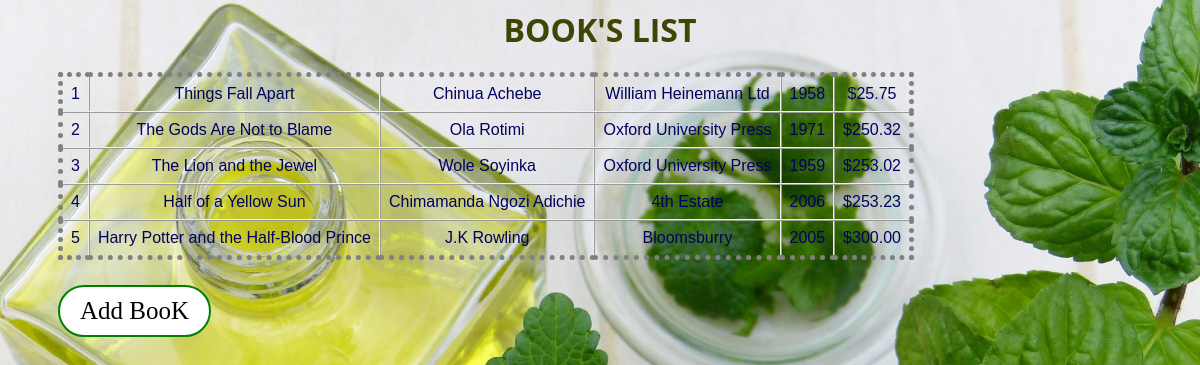
The app's page /library/book/ with its own data.
### library/models.py (models this page shows)
class Book(models.Model):
    Title = models.CharField(max_length=255, default="")
    Author = models.CharField(max_length=255, default="")
    Publisher = models.CharField(max_length=255, default="")
    Year = models.CharField(max_length=4, default="")
    Price = models.DecimalField(max_digits=15, decimal_places=2)

### library/views.py (the view)
# urls.py: path('book/', views.book, name='book'),
def book(request):
  book = Book.objects.all().values()
  template = loader.get_template('books.html')
  context = {
    'book': book,
  }
  return HttpResponse(template.render(context, request))

### templates/books.html (shortened to what this page needs)
<html>
<head>
<link rel="stylesheet" href="/static/css/style.css">
<h1>Book's List</h1>
<table>
{% for x in book %}
<tr>
<td>{{ x.id }}</td>
<td>{{x.Title}}</td>
<td>{{x.Author}}</td>
<td>{{ x.Publisher}}</td>
<td>{{x.Year}}</td>
<td>${{x.Price}}</td>
</tr>
{% endfor %}
</table>
<p class="member">
    <a href="addbook/">Add BooK</a>
</p>
</head>
</html>

### library/static/css/style.css (style rules this page uses)
h1 { color:rgb(64, 68, 4); text-align: center; text-transform: uppercase; font-family: 'Open Sans', sans-serif; }
a:link, a:visited { background-color: white; color: black; border: 2px solid green; border-radius: 50px; padding: 10px 20px; text-align: center; text-decoration: none; display: inline-block; }
table { border-style: dotted; border-width: 5px; margin-left: 50px; border-collapse: collapse; }
tr { margin-right: 50px; }
td { border-style:inset; border-width: 2px; padding: 8px; color: rgb(0, 2, 94); font-family: 'Lucida Sans', 'Lucida Sans Regular', 'Lucida Grande', 'Lucida Sans Unicode', Geneva, Verdana, sans-serif; text-align: center; }
.member { font-size: 25px; margin-left: 50px; }

### records on screen
Book: id "1", Title "Things Fall Apart", Author "Chinua Achebe", Publisher "William Heinemann Ltd", Year "1958", Price "25.75"
Book: id "2", Title "The Gods Are Not to Blame", Author "Ola Rotimi", Publisher "Oxford University Press", Year "1971", Price "250.32"
Book: id "3", Title "The Lion and the Jewel", Author "Wole Soyinka", Publisher "Oxford University Press", Year "1959", Price "253.02"
Book: id "4", Title "Half of a Yellow Sun", Author "Chimamanda Ngozi Adichie", Publisher "4th Estate", Year "2006", Price "253.23"
Book: id "5", Title "Harry Potter and the Half-Blood Prince", Author "J.K Rowling", Publisher "Bloomsburry", Year "2005", Price "300.00"
